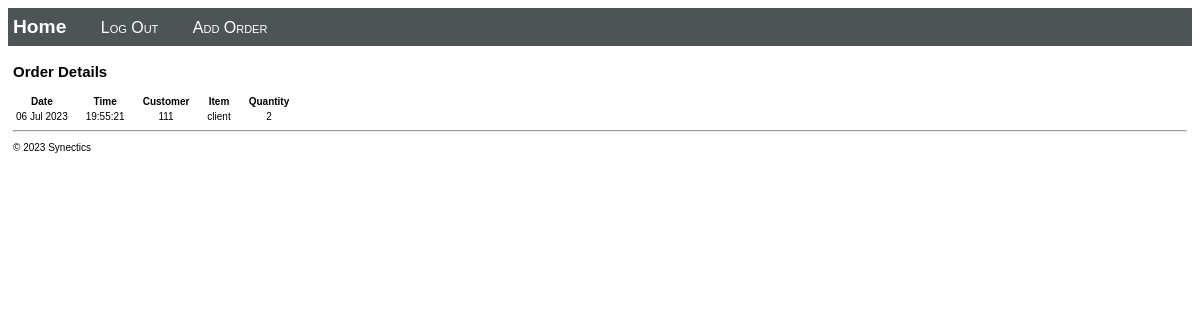
The page /detail/9 (signed in) on the database its author committed.
### customerdatabase/models.py (models this page shows, shortened)
class CustomerOrderEntry(models.Model):
    customerName = models.CharField("Customer Name", max_length=200)
    entryDate = models.DateTimeField("date added")
    customerOrder = models.ForeignKey(CustomerOrderDetails, on_delete=models.CASCADE)

class CustomerOrderDetails(models.Model):
    orderItem = models.CharField("Item", max_length=6, choices=ORDER_CHOICES, default='client')
    quantity = models.PositiveIntegerField("Quantity")

### customerdatabase/views.py (the view)
# urls.py: path("detail/<id>", views.detail, name="detail"),
def detail(request, id):
    context ={}
    context["data"] = CustomerOrderEntry.objects.get(id = id)
    return render(request, "customerdatabase/detail.html", context)

### customerdatabase/templates/customerdatabase/detail.html (shortened to what this page needs)
{% extends "customerdatabase/layout.html" %}
{% block content %}
{% if user.is_staff %}
    <h2>Order Details</h2>
        <table class="message_list">
            <thead>
            <tr>
                <th>Date</th>
                <th>Time</th>
                <th>Customer</th>
                <th>Item</th>
                <th>Quantity</th>
            </tr>
            </thead>
            <tbody>
                <tr>
                    <td>{{ data.entryDate | date:'d M Y' }}</td>
                    <td>{{ data.entryDate | time:'H:i:s' }}</td>
                    <td>
                        {{ data.customerName }}
                    </td>
                    <td>{{ data.customerOrder.orderItem }}</td>
                    <td>{{ data.customerOrder.quantity }}</td>
                </tr>
            </tbody>
        </table>
{% else %}
<p>You are not logged in. Please Log In to continue.</p>
<a class="nav-link" href="{% url 'admin:index' %}"> Log In </a>
{% endif %}
{% endblock %}

### customer_database_project/static/customerdatabase/site.css (style rules this page uses)
.message_list th,td { text-align: center; padding-right: 15px; }

### rows shown on the page
CustomerOrderEntry: entryDate "06 Jul 2023", entryDate "19:55:21", customerName "111", customerOrder.orderItem "client", customerOrder.quantity "2"
